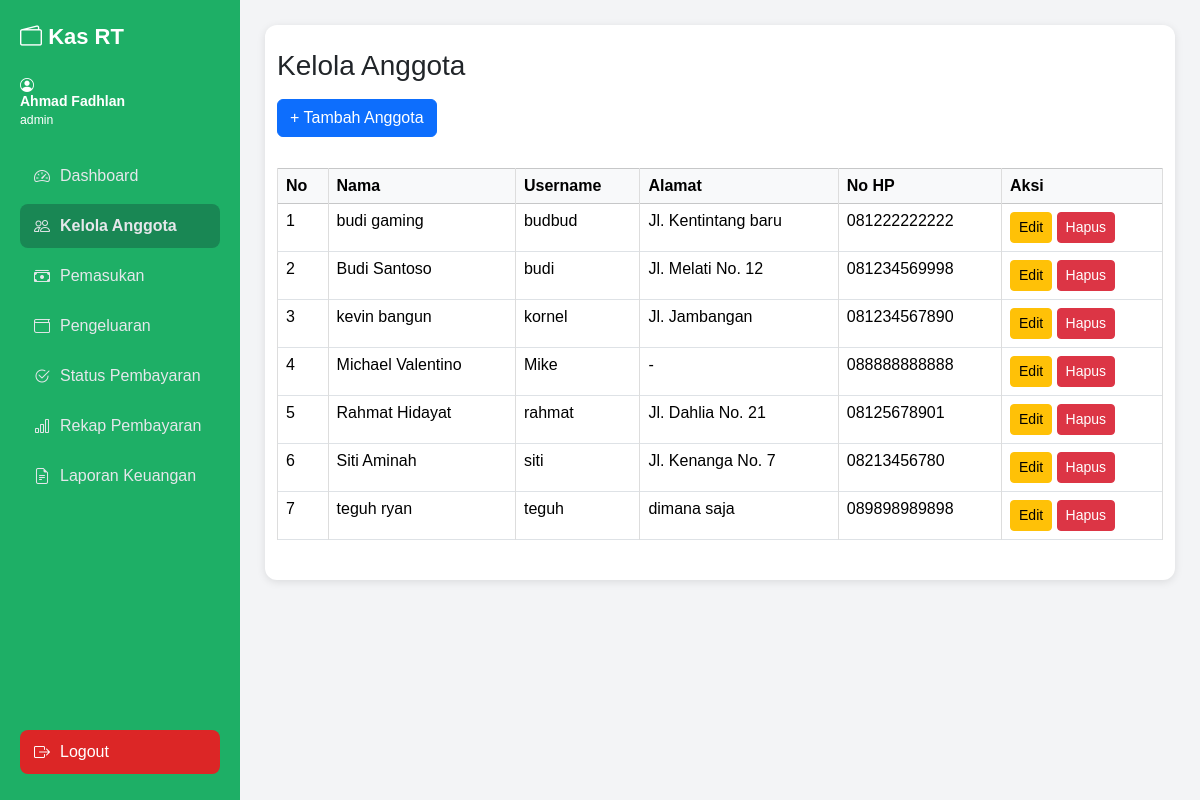
The app's page /backend/anggota/list_anggota.php (signed in) with its own data.
### tables this page shows
CREATE TABLE `users` (
  `id_users` int(11) NOT NULL,
  `nama` varchar(100) NOT NULL,
  `username` varchar(50) NOT NULL,
  `password` varchar(255) NOT NULL,
  `role` enum('superadmin','admin','anggota') NOT NULL,
  `alamat` varchar(200) DEFAULT NULL,
  `no_hp` varchar(20) DEFAULT NULL
);

### backend/anggota/list_anggota.php (the view, shortened to what this page needs)
<?php
include "../partials/navbar.php";
require "../config/koneksi.php";
$query = mysqli_query($conn, "
    SELECT * FROM users
    WHERE role='anggota'
    ORDER BY nama ASC
");
?>
<!DOCTYPE html>
<html lang="id">
<head>
    <link rel="stylesheet" href="https://cdn.jsdelivr.net/npm/bootstrap@5.3.2/dist/css/bootstrap.min.css">
</head>
<body class="bg-light">
<div class="container py-4">
    <h3 class="mb-3">Kelola Anggota</h3>
    <a href="tambah_anggota.php" class="btn btn-primary mb-3">+ Tambah Anggota</a>
    <table class="table table-bordered bg-white">
        <thead class="table-light">
            <tr>
                <th>No</th>
                <th>Nama</th>
                <th>Username</th>
                <th>Alamat</th>
                <th>No HP</th>
                <th>Aksi</th>
            </tr>
        </thead>
        <tbody>
        <?php $no=1; while ($row = mysqli_fetch_assoc($query)): ?>
            <tr>
                <td><?= $no++; ?></td>
                <td><?= htmlentities($row['nama']); ?></td>
                <td><?= htmlentities($row['username']); ?></td>
                <td><?= htmlentities($row['alamat']); ?></td>
                <td><?= htmlentities($row['no_hp']); ?></td>
                <td>
                    <a href="edit_anggota.php?id=<?= $row['id_users']; ?>" class="btn btn-warning btn-sm">Edit</a>
                    <a href="hapus_anggota.php?id=<?= $row['id_users']; ?>"
                       onclick="return confirm('Yakin ingin menghapus anggota ini?')"
                       class="btn btn-danger btn-sm">Hapus</a>
                </td>
            </tr>
        <?php endwhile; ?>
        </tbody>
    </table>
</div>
</body>
</html>

### backend/partials/navbar.php (shortened to what this page needs)
<?php
$role = $_SESSION['role'];
$nama = $_SESSION['nama'];
?>
<link rel="stylesheet" href="https://cdn.jsdelivr.net/npm/bootstrap-icons@1.11.1/font/bootstrap-icons.css">
<link rel="stylesheet" href="../assets/style.css">
<div class="layout">
<?php
$current_page = basename($_SERVER['PHP_SELF']);
?>
<aside class="sidebar">
    <div class="sidebar-header">
        <i class="bi bi-wallet2"></i> Kas RT
    </div>
    <div class="user">
        <i class="bi bi-person-circle"></i><br>
        <b><?= htmlentities($nama); ?></b><br>
        <small><?= $role ?></small>
    </div>
    <a href="../dashboard/<?= $role ?>.php" class="<?= $current_page == $role.'.php' ? 'active' : '' ?>">
        <i class="bi bi-speedometer2"></i> Dashboard
    </a>
    <?php if ($role == 'admin'): ?>
        <a href="../anggota/list_anggota.php" class="<?= $current_page == 'list_anggota.php' ? 'active' : '' ?>">
            <i class="bi bi-people"></i> Kelola Anggota
        </a>
        <a href="../pemasukan/list_pemasukan.php" class="<?= $current_page == 'list_pemasukan.php' ? 'active' : '' ?>">
            <i class="bi bi-cash-stack"></i> Pemasukan
        </a>
        <a href="../pengeluaran/list_pengeluaran.php" class="<?= $current_page == 'list_pengeluaran.php' ? 'active' : '' ?>">
            <i class="bi bi-wallet"></i> Pengeluaran
        </a>
        <a href="../status/list_status.php" class="<?= $current_page == 'list_status.php' ? 'active' : '' ?>">
            <i class="bi bi-check2-circle"></i> Status Pembayaran
        </a>
        <a href="../rekap/rekap.php" class="<?= $current_page == 'rekap.php' ? 'active' : '' ?>">
            <i class="bi bi-bar-chart"></i> Rekap Pembayaran
        </a>
        <?php if(in_array($role, ['superadmin','admin'])): ?>
        <a href="../laporan/laporan_admin.php" class="<?= strpos($current_page, 'laporan_admin.php') !== false ? 'active' : '' ?>">
            <i class="bi bi-file-earmark-text"></i> Laporan Keuangan
        </a>
    <?php endif; ?>
    <?php endif; ?>
    <div class="logout">
        <a href="../auth/logout.php">
            <i class="bi bi-box-arrow-right"></i> Logout
        </a>
    </div>
</aside>
<main class="content">

### backend/assets/style.css (style rules this page uses)
* { margin: 0; padding: 0; box-sizing: border-box; font-family: Arial, sans-serif; }
body { background: #f3f4f6; }
.layout { display: flex; min-height: 100vh; }
.sidebar { width: 240px; background: #1eaf66; color: white; padding: 20px; display: flex; flex-direction: column; }
.sidebar-header { font-size: 22px; font-weight: bold; margin-bottom: 25px; }
.user { margin-bottom: 25px; font-size: 14px; line-height: 1.4; }
.sidebar a.active { background-color: #198754; font-weight: bold; }
.sidebar a { color: #e5e7eb; text-decoration: none; padding: 10px 14px; border-radius: 8px; margin-bottom: 6px; display: flex; align-items: center; gap: 10px; font-weight: 500; }
.logout { margin-top: auto; }
.logout a { background: #dc2626; text-align: center; color: white; }
.content { flex: 1; padding: 25px; background: #f3f4f6; }
.container { background: #ffffff; padding: 22px; border-radius: 12px; box-shadow: 0 2px 8px rgba(0,0,0,.1); }
h2, h3 { margin-bottom: 20px; }
table { width: 100%; border-collapse: collapse; margin-top: 15px; }
table th, table td { border: 1px solid #ddd; padding: 10px; }
table th { background: #e5e7eb; }
tr:nth-child(even) { background: #f9fafb; }
.btn { padding: 8px 14px; border-radius: 6px; text-decoration: none; font-size: 14px; display: inline-block; }
.btn-primary { background: #2563eb; color: white; }
.btn-danger { background: #dc2626; color: white; }
.btn-warning { background: #facc15; color: black; }

### records on screen
users: nama "budi gaming", username "budbud", alamat "Jl. Kentintang baru", no_hp "081222222222"
users: nama "Budi Santoso", username "budi", alamat "Jl. Melati No. 12", no_hp "081234569998"
users: nama "kevin bangun", username "kornel", alamat "Jl. Jambangan", no_hp "081234567890"
users: nama "Michael Valentino", username "Mike", alamat "-", no_hp "088888888888"
users: nama "Rahmat Hidayat", username "rahmat", alamat "Jl. Dahlia No. 21", no_hp "08125678901"
users: nama "Siti Aminah", username "siti", alamat "Jl. Kenanga No. 7", no_hp "08213456780"
users: nama "teguh ryan", username "teguh", alamat "dimana saja", no_hp "089898989898"

### other values on screen
$nama "Ahmad Fadhlan"
$role "admin"
